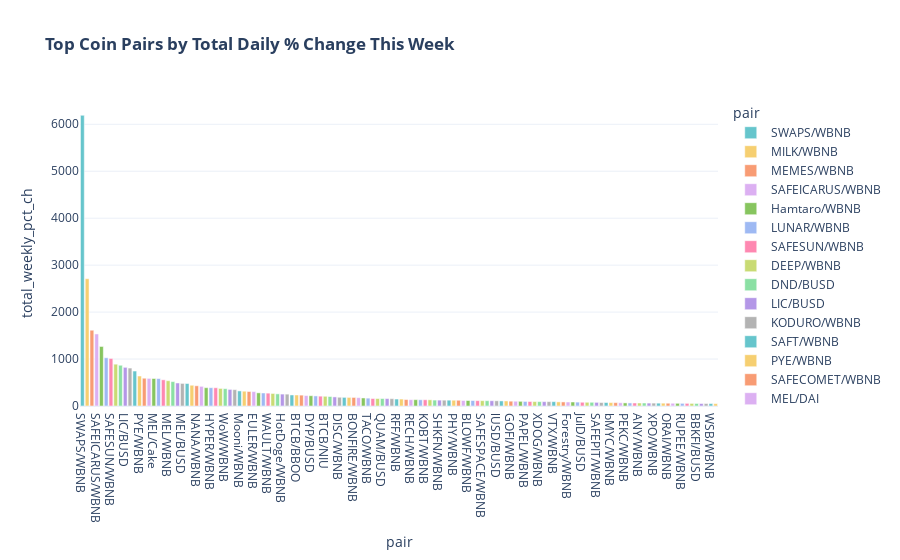

Notebook cell for this chart:
### Code cell
fig = px.bar(filtered_coins
             ,x='pair'
             ,y='total_weekly_pct_ch'
             ,color='pair'
#              ,size='total_weekly_pct_ch'
#              ,facet_row='pair'
#              ,facet_row_spacing=.005
#              ,facet_col='Week_Number'
#              ,facet_col_wrap=2
#              ,log_y=True
#              ,range_y=[0, 8000]
#              ,line_shape='spline'
             ,template='plotly_white'
             ,color_discrete_sequence=px.colors.qualitative.Pastel
#              ,height=10000
             ,title='<b>Top Coin Pairs by Total Daily % Change This Week')
print(filtered_coins.head(10))
fig.show()
